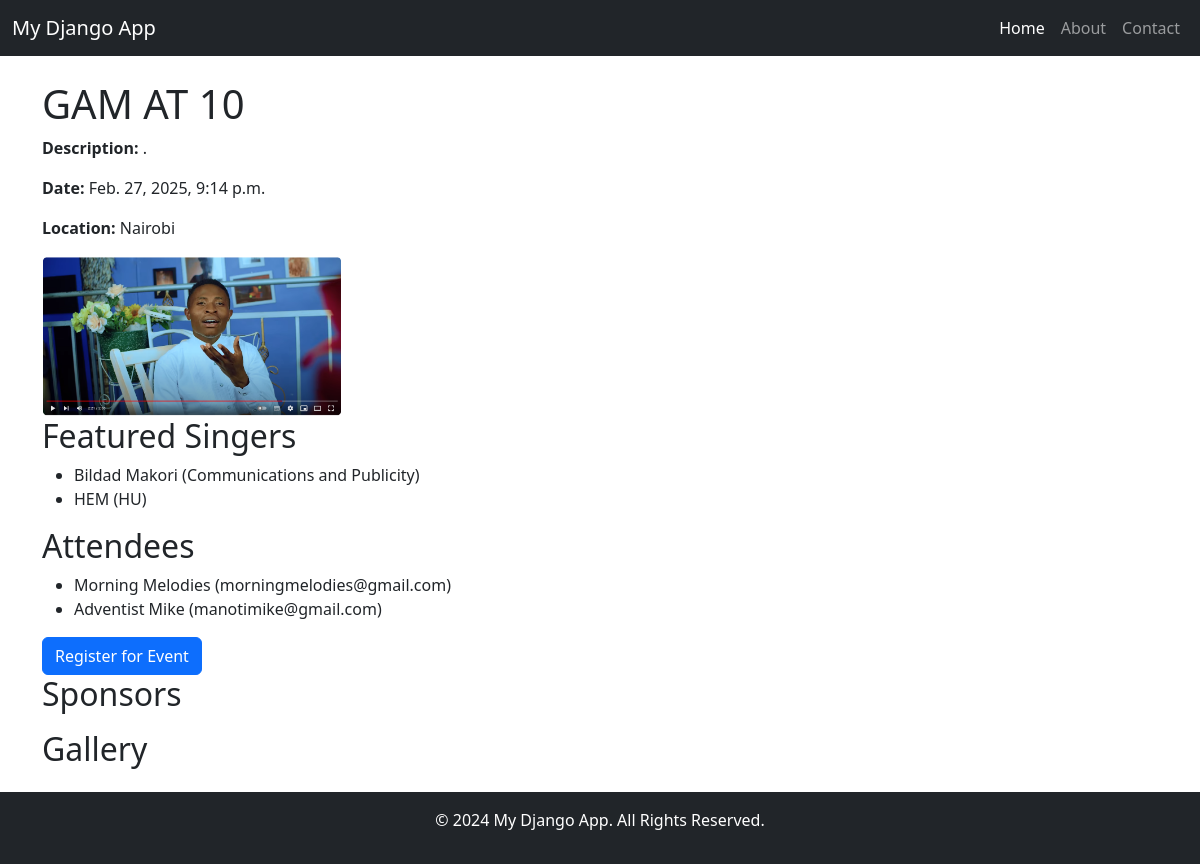
The app's page /events/1/ with its own data.
### events/models.py (models this page shows, shortened)
class Event(models.Model):
    name = models.CharField(max_length=255)
    description = models.TextField()
    date = models.DateTimeField()
    location = models.CharField(max_length=255)
    featured_singers = models.ManyToManyField(Singer, related_name='events')
    poster = models.ImageField(upload_to='events/posters/', blank=True, null=True)
    gallery_items = models.ManyToManyField(Gallery, blank=True, related_name='events')
    created_at = models.DateTimeField(auto_now_add=True)
    updated_at = models.DateTimeField(auto_now=True)
    class Meta:
        ordering = ['-date']

class EventAttendee(models.Model):
    event = models.ForeignKey(Event, on_delete=models.CASCADE)
    name = models.CharField(max_length=100)
    email = models.EmailField()

### choir/models.py (models this page shows)
class Singer(models.Model):
    name = models.CharField(max_length=100)
    position = models.CharField(max_length=50)
    home_place = models.CharField(max_length=100)
    home_church = models.CharField(max_length=100)
    current_place = models.CharField(max_length=100)
    current_church = models.CharField(max_length=100)
    profession = models.CharField(max_length=100, blank=True, null=True)
    voice = models.CharField(max_length=100, blank=True, null=True)
    photo = models.ImageField(upload_to='singers_photos/')

### events/views.py (the view)
# urls.py: path('<int:event_id>/', views.event_detail, name='event_detail'),
def event_detail(request, event_id):
    event = get_object_or_404(Event, id=event_id)
    attendees = EventAttendee.objects.filter(event=event)
    sponsors = EventSponsor.objects.filter(event=event)
    return render(request, 'events/event_detail.html', {
        'event': event,
        'attendees': attendees,
        'sponsors': sponsors
    })

### events/templates/events/event_detail.html (shortened to what this page needs)
{% extends 'base.html' %}
{% block content %}
<h1>{{ event.name }}</h1>
<p><strong>Description:</strong> {{ event.description }}</p>
<p><strong>Date:</strong> {{ event.date }}</p>
<p><strong>Location:</strong> {{ event.location }}</p>
{% if event.poster %}
    <img src="{{ event.poster.url }}" alt="{{ event.name }}" width="300">
{% endif %}
<h2>Featured Singers</h2>
<ul>
    {% for singer in event.featured_singers.all %}
        <li>{{ singer.name }} ({{ singer.position }})</li>
    {% endfor %}
</ul>
<h2>Attendees</h2>
<ul>
    {% for attendee in attendees %}
        <li>{{ attendee.name }} ({{ attendee.email }})</li>
    {% endfor %}
</ul>
<a href="{% url 'register_attendee' event.id %}" class="btn btn-primary">Register for Event</a>
<h2>Sponsors</h2>
<h2>Gallery</h2>
{% endblock %}

### records on screen
Event: name "GAM AT 10", description ".", date "Feb. 27, 2025, 9:14 p.m.", location "Nairobi", poster (picture)
Singer: name "Bildad Makori", position "Communications and Publicity"
Singer: name "HEM", position "HU"
EventAttendee: name "Morning Melodies", email "morningmelodies@gmail.com"
EventAttendee: name "Adventist Mike", email "manotimike@gmail.com"
